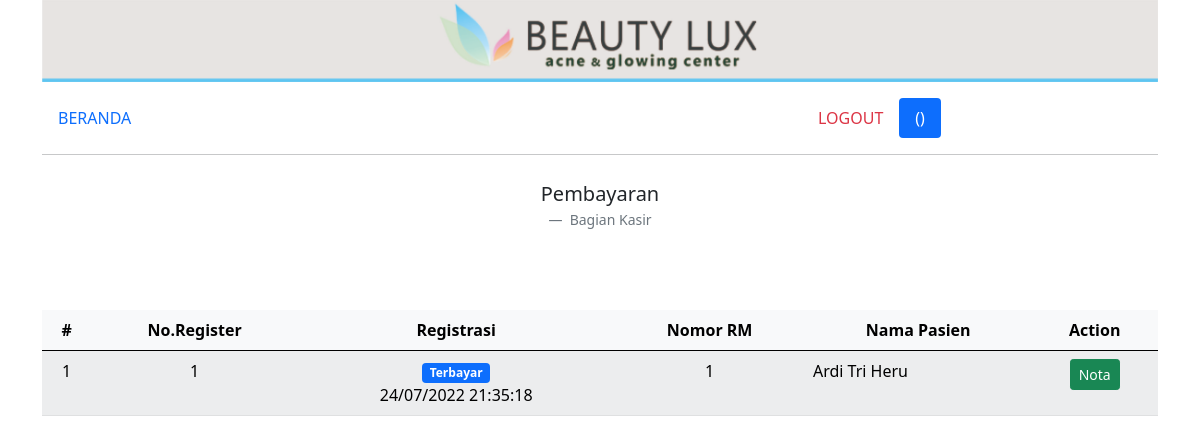
The app's page /kasir.php with its own data.
### tables this page shows
CREATE TABLE `detail_penjualan` (
  `id_detail_penjualan` int(100) NOT NULL AUTO_INCREMENT,
  `id_treatment` int(100) NOT NULL,
  `id_produk` int(100) NOT NULL,
  `harga_satuan` int(5) NOT NULL,
  `jumlah` int(3) NOT NULL,
  `tanggal` date NOT NULL,
  `jam` time NOT NULL,
  PRIMARY KEY (`id_detail_penjualan`),
  KEY `id_detail_penjualan` (`id_detail_penjualan`),
  KEY `id_produk` (`id_produk`)
);

CREATE TABLE `treatment` (
  `id_treatment` int(100) NOT NULL AUTO_INCREMENT,
  `id_customer` int(10) NOT NULL,
  `id_user` int(3) NOT NULL,
  `dokter` varchar(50) NOT NULL,
  `konsultasi` varchar(100) NOT NULL,
  `note` varchar(100) NOT NULL,
  `tanggal` timestamp NOT NULL DEFAULT current_timestamp() ON UPDATE current_timestamp(),
  `status` int(1) NOT NULL,
  `kesimpulan` varchar(100) DEFAULT NULL,
  PRIMARY KEY (`id_treatment`),
  KEY `id_treatment` (`id_treatment`),
  KEY `id_customer` (`id_customer`),
  CONSTRAINT `treatment_ibfk_1` FOREIGN KEY (`id_customer`) REFERENCES `customer` (`id_customer`)
);

CREATE TABLE `customer` (
  `id_customer` int(10) NOT NULL AUTO_INCREMENT,
  `nama` varchar(50) NOT NULL,
  `tgl_lahir` date NOT NULL,
  `tempat_lahir` varchar(20) NOT NULL,
  `alamat` varchar(100) NOT NULL,
  `no_hp` varchar(13) NOT NULL,
  PRIMARY KEY (`id_customer`),
  KEY `id_customer` (`id_customer`)
);

### kasir.php (the view)
<?php include('templates/header.php'); ?>
<div class="container">
    <div class="row">
        <div class="col-md-12">
            <img src="img/header.jpg" class="img-fluid" alt="...">
        </div>
    </div>
    <div class="row mt-3 mb-2">
        <div class="col">
            <?php include('menu.php'); ?>
        </div>
    </div>
    <div class="row">
        <figure class="text-center">
            <blockquote class="blockquote">
                <p>Pembayaran</p>
            </blockquote>
            <figcaption class="blockquote-footer">
                Bagian Kasir
            </figcaption>
        </figure>
    </div>
    <div class="row mt-5">
        <div class="col-md-12">
            <table class="table table-hover table-light table-striped">
                <thead>
                    <tr>
                        <th class="text-center" scope="col">#</th>
                        <th class="text-center" scope="col">No.Register</th>
                        <th class="text-center" scope="col">Registrasi</th>
                        <th class="text-center" scope="col">Nomor RM</th>
                        <th class="text-center" scope="col">Nama Pasien</th>
                        <th class="text-center" scope="col">Action</th>
                    </tr>
                </thead>
                <tbody>
                    <?php
                    $no = 1;
                    include 'templates/koneksi.php';
                    $query = mysqli_query($koneksi, "
                    SELECT *,
                    CASE
                    WHEN treatment.status = 0 THEN 'Proses konsultasi'
                    WHEN treatment.status = 1 THEN 'Farmasi'
                    WHEN treatment.status = 2 THEN 'Kasir'
                    WHEN treatment.status = 3 THEN 'Terbayar'
                    END AS nm_status
                    FROM detail_penjualan
                    JOIN treatment
                    ON detail_penjualan.id_treatment = treatment.id_treatment
                    JOIN customer
                    ON treatment.id_customer = customer.id_customer
                    GROUP BY detail_penjualan.id_treatment
                    ");
                    while ($d = mysqli_fetch_array($query)) {
                    ?>
                        <tr>
                            <td class="text-center" scope="row"><?= $no++; ?></td>
                            <td class="text-center" scope="row"><?= $d['id_treatment']; ?></td>
                            <td class="text-center" scope="row"><span class="badge bg-primary"><?= $d['nm_status']; ?></span><br><?= date('d/m/Y H:i:s', strtotime($d['tanggal'])); ?></td>
                            <td class="text-center" scope="row"><?= $d['id_customer']; ?></td>
                            <td class="text-right" scope="row"><?= $d['nama']; ?></td>
                            <td class="text-center" scope="row">
                                <a href="kasir_nota.php?id_treatment=<?= $d['id_treatment']; ?>&nama=<?= $d['nama']; ?>" type="button" class="btn btn-success btn-sm">Nota</a>
                            </td>
                        </tr>
                    <?php } ?>
            </table>
        </div>
    </div>
</div>
<?php include('templates/footer.php'); ?>

### records on screen
detail_penjualan: id_treatment.id_treatment "1", nm_status "Terbayar", id_treatment.tanggal "24/07/2022 21:35:18", customer.id_customer "1", customer.nama "Ardi Tri Heru"
